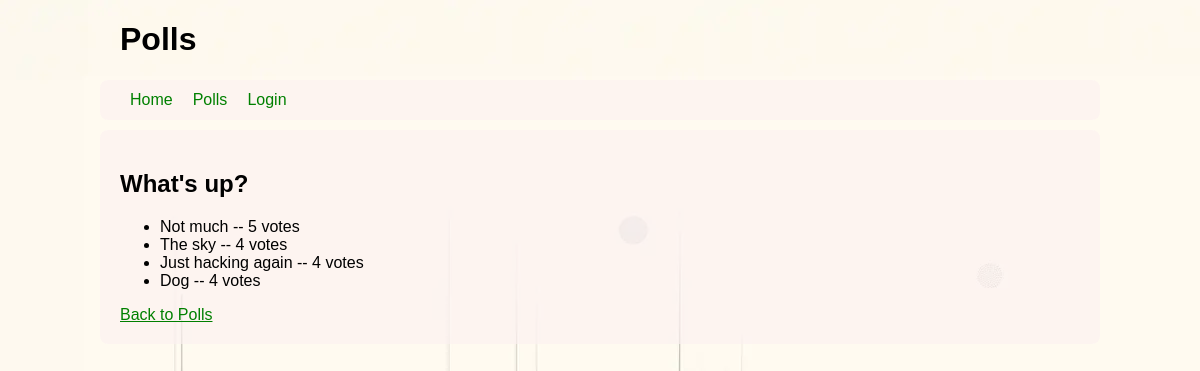
Page /polls/1/results/ on the committed database.
### polls/models.py (models this page shows, shortened)
class Question(models.Model):
    question_text = models.CharField(max_length=200)
    pub_date = models.DateTimeField("date published")

class Choice(models.Model):
    question = models.ForeignKey(Question, on_delete=models.CASCADE)
    choice_text = models.CharField(max_length=200)
    votes = models.IntegerField(default=0)

### polls/views.py (the view)
# urls.py: path("<int:pk>/results/", views.ResultsView.as_view(), name="results"),
class ResultsView(generic.DetailView):
    model = Question
    template_name = "polls/results.html"

### polls/templates/polls/results.html (shortened to what this page needs)
{% extends "polls/base.html" %}
{% block content %}
    <h2>{{ question.question_text }}</h2>
    <ul>
    {% for choice in question.choice_set.all %}
        <li>{{ choice.choice_text }} -- {{ choice.votes }} vote{{ choice.votes|pluralize }}</li>
    {% endfor %}
    </ul>
    <a href="{% url 'polls:index' %}">Back to Polls</a>
{% endblock %}

### polls/templates/polls/base.html (shortened to what this page needs)
<!DOCTYPE html>
<html>
<head>
    {% load static %}
    <link rel="stylesheet" href="{% static 'polls/style.css' %}">
</head>
<body>
    <header>
        <div class="header-container">
            <h1>Polls</h1>
        </div>
        <nav>
            <ul>
                <li><a href="{% url 'home' %}">Home</a></li>
                <li><a href="{% url 'polls:index' %}">Polls</a></li>
                <li>
                    {% if user.is_authenticated %}
                        <a href="{% url 'polls:logout' %}">Logout {{ user.username }}</a>
                    {% else %}
                        <a href="{% url 'polls:auth' %}">Login</a>
                    {% endif %}
                </li>
            </ul>
        </nav>
    </header>
    <main>
        {% block content %}
        {% endblock %}
    </main>
</body>
</html>

### polls/static/polls/style.css (style rules this page uses)
a { color: green; }
.header-container { width: 80%; margin: 0 auto; }
body { font-family: Arial, sans-serif; margin: 0; padding: 0; background: white url("images/background.webp") no-repeat; }
nav { width: 80%; margin: 10px auto 10px; padding: 1px 20px; background-color: #fcf2f2a4; border-radius: .5em }
nav ul { list-style-type: none; margin: 0; padding: 0; overflow: hidden; }
nav li { float: left; }
nav li a { display: block; padding: 10px; text-decoration: none; }
main { width: 80%; margin: 0 auto; padding: 20px; background-color: #fcf2f2a4; border-radius: .5em }

### rows in the picture
Question: question_text "What's up?"
Choice: choice_text "Not much", votes "5"
Choice: choice_text "The sky", votes "4"
Choice: choice_text "Just hacking again", votes "4"
Choice: choice_text "Dog", votes "4"
